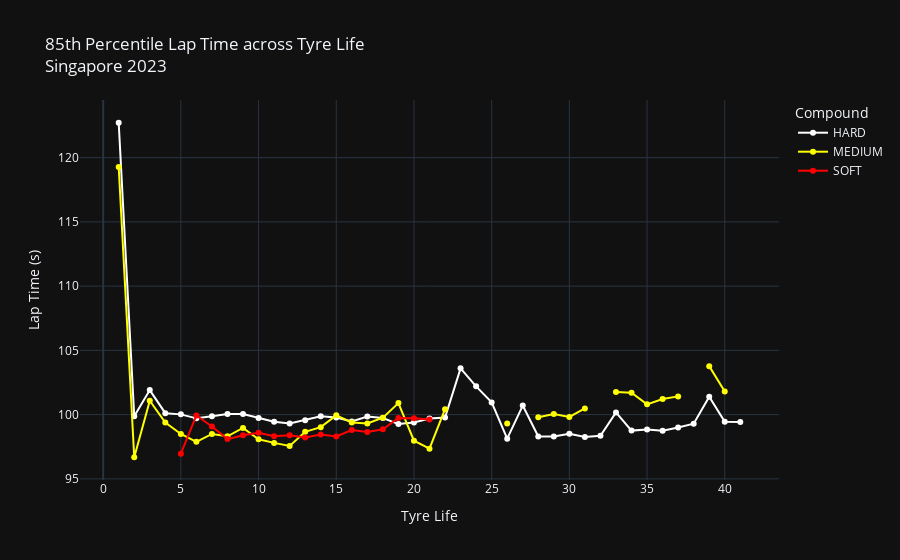

Notebook code cell kept with this figure:
### Code cell
# Assuming 'df' is your DataFrame and it has been correctly loaded with the relevant data.

# Filter the DataFrame for normal track conditions only
df_normal = df[df['TrackStatus'] == '1']

# Unique compounds in the dataset
compounds = df_normal['Compound'].unique()

# Prepare a dictionary for Plotly colors (updating HARD tyre color to black)
compound_colors = {
    'SOFT': 'red',  # Example color, replace with actual color codes
    'MEDIUM': 'yellow',  # Example color, replace with actual color codes
    'HARD': 'white'  # Setting HARD to black
    # Add other compounds as necessary
}

# Initialize a list to collect Plotly go.Scatter objects for plotting
traces = []

for compound in compounds:
    compound_df = df_normal[df_normal['Compound'] == compound]
    average_laptime_per_tyrelife = {}

    for tyrelife in range(1, int(compound_df['TyreLife'].max()) + 1):
        tyrelife_df = compound_df[compound_df['TyreLife'] == tyrelife]
        # Calculate 15th percentile lap time
        percentile_15th = tyrelife_df['LapTime'].quantile(0.15)
        average_laptime_per_tyrelife[tyrelife] = percentile_15th

    # Extracting keys and values for Plotly
    tyre_life = list(average_laptime_per_tyrelife.keys())
    lap_times = list(average_laptime_per_tyrelife.values())
    
    # Creating a scatter plot for each compound
    trace = go.Scatter(x=tyre_life, y=lap_times, mode='lines+markers',
                       name=compound, marker=dict(color=compound_colors.get(compound, 'grey')))
    traces.append(trace)

# Plotting
fig = go.Figure(data=traces)
fig.update_layout(title='85th Percentile Lap Time across Tyre Life <br>Singapore 2023',
                  xaxis_title='Tyre Life',
                  yaxis_title='Lap Time (s)',
                  legend_title='Compound',
                  template="plotly_dark")
fig.show()

### Figure 1 — Plotly figure (JSON) as saved in the notebook; plotly's stock layout.template omitted (floating-point values rounded to 4 significant figures)
{"data": [{"marker": {"color": "white"}, "mode": "lines+markers", "name": "HARD", "type": "scatter", "x": [1, 2, 3, 4, 5, 6, 7, 8, 9, 10, 11, 12, 13, 14, 15, 16, 17, 18, 19, 20, 21, 22, 23, 24, 25, 26, 27, 28, 29, 30, 31, 32, 33, 34, 35, 36, 37, 38, 39, 40, 41], "y": [122.7, 99.87, 101.9, 100.1, 100.0, 99.71, 99.87, 100.0, 100.0, 99.74, 99.45, 99.31, 99.57, 99.87, 99.78, 99.47, 99.85, 99.73, 99.26, 99.39, 99.7, 99.78, 103.6, 102.2, 100.9, 98.13, 100.7, 98.3, 98.3, 98.51, 98.26, 98.35, 100.2, 98.75, 98.83, 98.74, 98.99, 99.29, 101.4, 99.44, 99.42]}, {"marker": {"color": "yellow"}, "mode": "lines+markers", "name": "MEDIUM", "type": "scatter", "x": [1, 2, 3, 4, 5, 6, 7, 8, 9, 10, 11, 12, 13, 14, 15, 16, 17, 18, 19, 20, 21, 22, 23, 24, 25, 26, 27, 28, 29, 30, 31, 32, 33, 34, 35, 36, 37, 38, 39, 40], "y": [119.3, 96.68, 101.1, 99.39, 98.5, 97.88, 98.5, 98.32, 98.97, 98.08, 97.8, 97.56, 98.66, 99.03, 99.94, 99.39, 99.31, 99.76, 100.9, 97.97, 97.35, 100.4, null, null, null, 99.32, null, 99.79, 100.0, 99.82, 100.5, null, 101.8, 101.7, 100.8, 101.2, 101.4, null, 103.8, 101.8]}, {"marker": {"color": "red"}, "mode": "lines+markers", "name": "SOFT", "type": "scatter", "x": [1, 2, 3, 4, 5, 6, 7, 8, 9, 10, 11, 12, 13, 14, 15, 16, 17, 18, 19, 20, 21], "y": [null, null, null, null, 96.96, 99.93, 99.07, 98.09, 98.4, 98.58, 98.32, 98.4, 98.22, 98.45, 98.29, 98.81, 98.65, 98.86, 99.74, 99.71, 99.61]}], "layout": {"legend": {"title": {"text": "Compound"}}, "title": {"text": "85th Percentile Lap Time across Tyre Life <br>Singapore 2023"}, "xaxis": {"title": {"text": "Tyre Life"}}, "yaxis": {"title": {"text": "Lap Time (s)"}}}}
